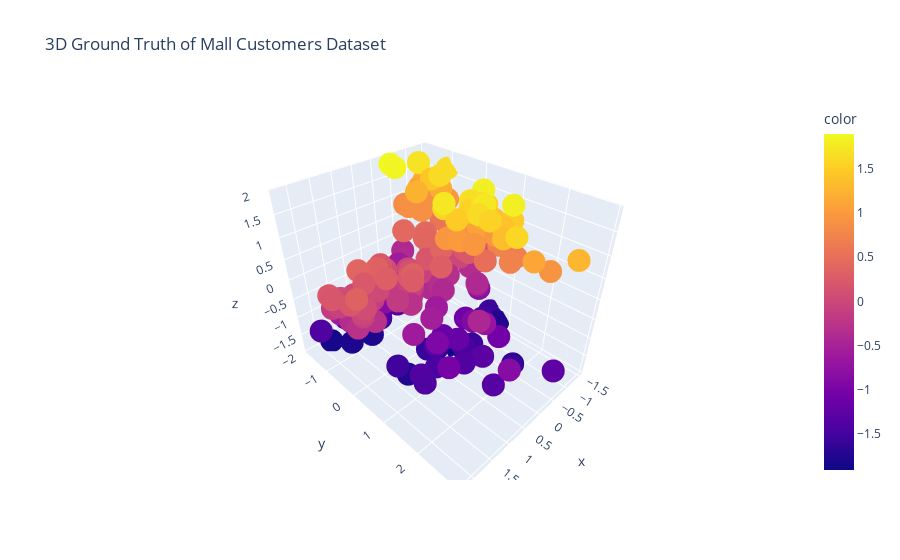

Source (notebook cell):
### Code cell
plot_3d_clusters(HS_df_modified.values, HS_df_modified['Spending Score (1-100)'], '3D Ground Truth of Mall Customers Dataset')

### Figure 1 — Plotly figure (JSON) as saved in the notebook; plotly's stock layout.template omitted (floating-point values rounded to 4 significant figures; data arrays with more than 128 entries replaced by an {"elided": "..."} marker saying what was removed)
{"data": [{"hovertemplate": "x=%{x}<br>y=%{y}<br>z=%{z}<br>color=%{marker.color}<extra></extra>", "legendgroup": "", "marker": {"color": {"elided": "200 float values"}, "coloraxis": "coloraxis", "symbol": "circle"}, "mode": "markers", "name": "", "scene": "scene", "showlegend": false, "type": "scatter3d", "x": {"elided": "200 float values"}, "y": {"elided": "200 float values"}, "z": {"elided": "200 float values"}}], "layout": {"coloraxis": {"colorbar": {"title": {"text": "color"}}, "colorscale": [[0, "#0d0887"], [0.1111, "#46039f"], [0.2222, "#7201a8"], [0.3333, "#9c179e"], [0.4444, "#bd3786"], [0.5556, "#d8576b"], [0.6667, "#ed7953"], [0.7778, "#fb9f3a"], [0.8889, "#fdca26"], [1, "#f0f921"]]}, "legend": {"tracegroupgap": 0}, "scene": {"domain": {"x": [0, 1], "y": [0, 1]}, "xaxis": {"title": {"text": "x"}}, "yaxis": {"title": {"text": "y"}}, "zaxis": {"title": {"text": "z"}}}, "title": {"text": "3D Ground Truth of Mall Customers Dataset"}}}
